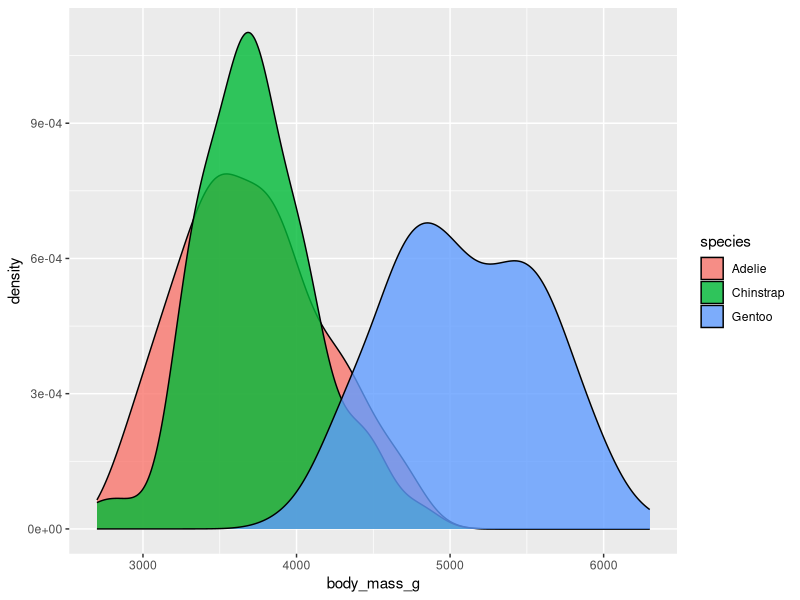
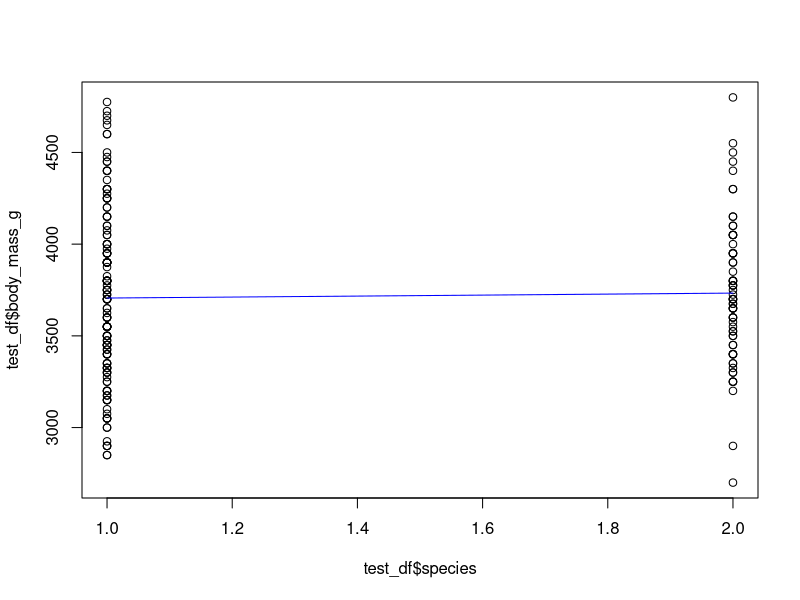
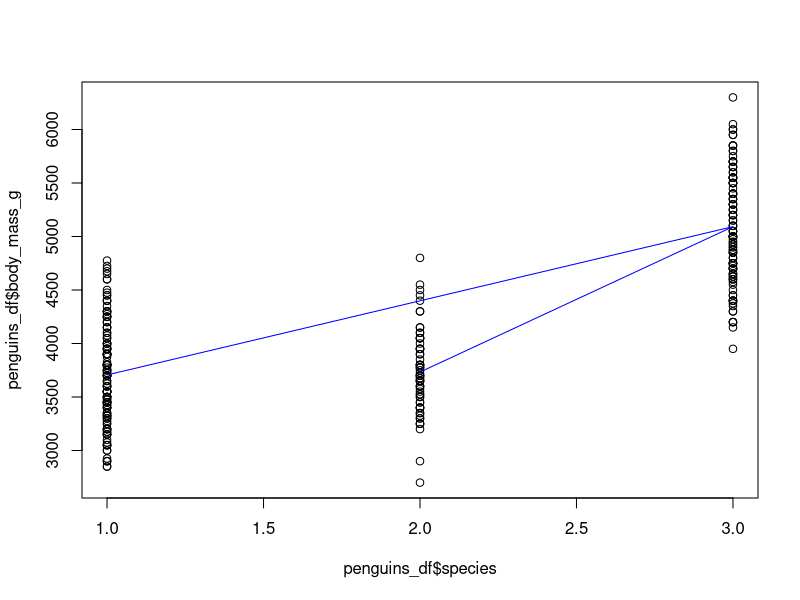
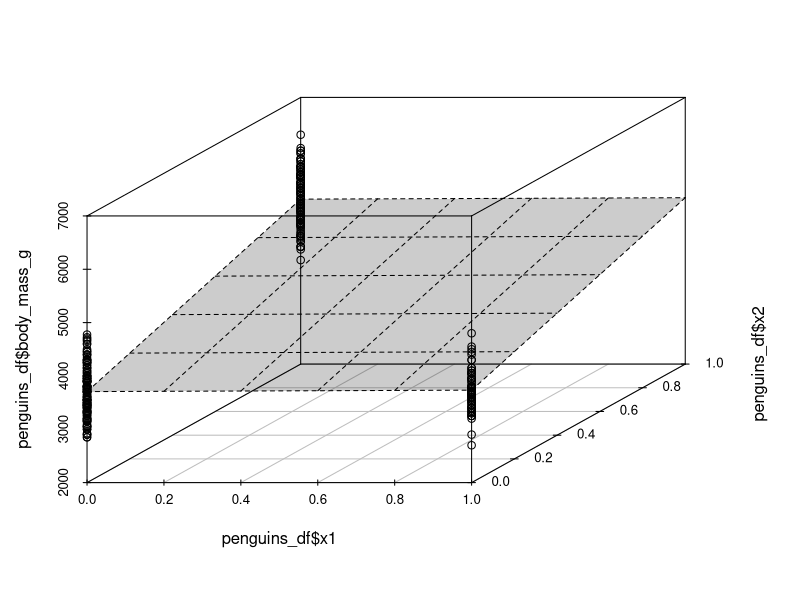

Reproduce these figures in R, in order.
## ---- chunk 1
#knitr::opts_knit$set(base.dir = "C:/Users/Laagi.yoganathan/Documents/GitLab/lyoganathan.github.io", base.url = "/")
#knitr::opts_chunk$set(fig.path = "assets/images/")
## ---- chunk 2
library(palmerpenguins)
library(ggplot2)
library(scatterplot3d)

penguins
## ---- chunk 3
# Remove NAs
penguins_df = na.omit(penguins)
## ---- chunk 4
#position='identity' makes sure its not stacked
#ggplot(penguins_df, aes(x=body_mass_g, fill=species, color=species)) + geom_histogram(alpha=0.4, position='identity')

ggplot(penguins_df, aes(x=body_mass_g, fill=species)) + geom_density(alpha=0.8)
## ---- chunk 5
# Mean body mass for each species
aggregate(body_mass_g ~ species, penguins_df, mean)

# Number of data points for each species
aggregate(body_mass_g ~ species, penguins_df, length)
## ---- chunk 6
# Here we keep rows that contain Adelie or Chinstrap and only keep species and body_mass_g column
test_df = penguins_df[penguins_df$species %in% c('Adelie','Chinstrap'), c("species","body_mass_g")]

# Create factors again to remove unused factor level:
test_df$species = factor(test_df$species)

# Difference between means:
diff(by(test_df$body_mass_g, test_df$species, mean))
## ---- chunk 7
two_lvl_model = lm(body_mass_g ~ species, data = test_df)
summary(two_lvl_model)
## ---- chunk 8
# Manually create dummy variables:
test_df$x = ifelse(test_df$species == 'Chinstrap',1,0)
## ---- chunk 9
two_lvl_dummy = lm(body_mass_g ~ x, data = test_df)
summary(two_lvl_dummy)
## ---- chunk 10
# Intercept:
two_lvl_model$coefficients[1]

# Slope
two_lvl_model$coefficients[2]
## ---- chunk 11
plot.default(x=test_df$species, y=test_df$body_mass_g)
lines(test_df$species, predict(two_lvl_model),col='blue')
## ---- chunk 12
#![Residuals in one dimension](/assets/images/sse_1d.svg)
## ---- chunk 13
# If you set var.equal = T it will give the same t-value & p-value as the regression
t.test(test_df$body_mass_g ~ test_df$species, var.equal = T)
## ---- chunk 14
# Variacne estimator of coefficients from linear model that meets assumptions:
# In this case Xs are just 0 or 1, Y is the body mass for respective species

var1 = var(test_df$body_mass_g[test_df$species == "Chinstrap"])
var2 = var(test_df$body_mass_g[test_df$species == "Adelie"])

n1 = length(test_df$body_mass_g[test_df$species == "Chinstrap"])
n2 = length(test_df$body_mass_g[test_df$species == "Adelie"])

# Pooled variance: 
var_pool = ( (n1-1)*var1 + (n2-1) * var2) / (n1+n2-2)

# Pooled standard error:
se_pool = sqrt( var_pool * (1/n1 + 1/n2) )
## ---- chunk 15
# SE of the slope is the same as SE pooled
sqrt(sum((two_lvl_model$residuals - mean(two_lvl_model$residuals))^2) / (length( two_lvl_model$residuals) - 2)) / sqrt(sum( (test_df$x - mean(test_df$x) )^2 ))





## ---- chunk 16
three_lvl_model = lm(body_mass_g ~ species, data = penguins_df)
summary(three_lvl_model)
## ---- chunk 17
three_lvl_aov = aov(body_mass_g ~ species, data = penguins_df)
summary(three_lvl_aov)
## ---- chunk 18
TukeyHSD(three_lvl_aov)
## ---- chunk 19
plot.default(x=penguins_df$species,y=penguins_df$body_mass_g)
lines(penguins_df$species, predict(three_lvl_model),col='blue')
## ---- chunk 20
# Manually create dummy variables:
penguins_df$x1 = ifelse(penguins_df$species == 'Chinstrap',1,0)
penguins_df$x2 = ifelse(penguins_df$species == 'Gentoo',1,0)

penguins_df
## ---- chunk 21
# Double check that this is the same as the model we did before with UDF_text_07
three_lvl_dummy = lm(body_mass_g ~ x1+x2, data = penguins_df)
summary(three_lvl_dummy)
## ---- chunk 22
s3d = scatterplot3d(z=penguins_df$body_mass_g, x=penguins_df$x1, y=penguins_df$x2)
s3d$plane3d(three_lvl_dummy,draw_polygon = TRUE)
